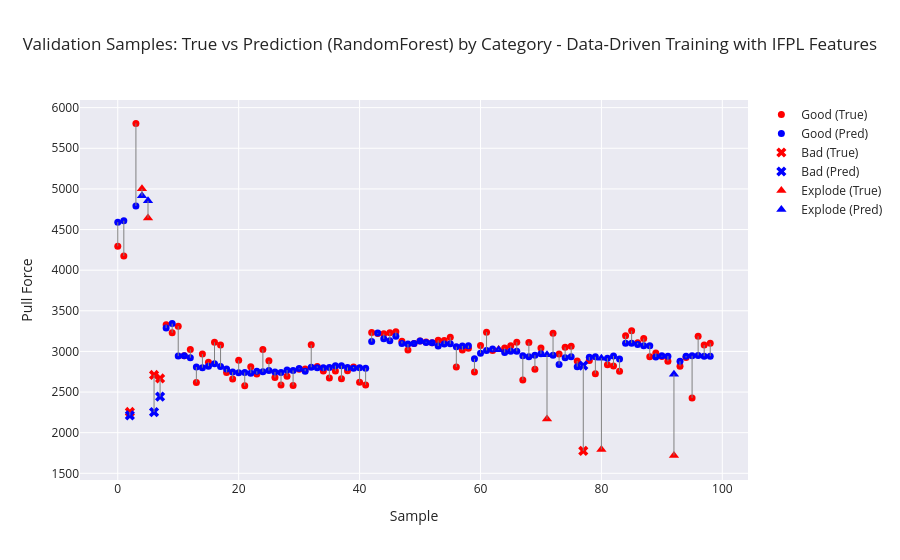

Notebook code for this chart:
### Code cell
# Category array (must be aligned with y_dev)
categories = dev_df.groupby("Sample ID")["Category"].first().values

plot_visualizer(
    true_vals=y_dev,
    pred_vals=predictions,
    categories=categories,
    title=f"Validation Samples: True vs Prediction ({model}) by Category - Data-Driven Training with IFPL Features"
)

### Figure 1 — Plotly figure (JSON) as saved in the notebook; plotly's stock layout.template omitted (floating-point values rounded to 4 significant figures)
{"data": [{"marker": {"color": "red", "size": 7, "symbol": "circle"}, "mode": "markers", "name": "Good (True)", "type": "scatter", "x": [0, 1, 3, 8, 9, 10, 11, 12, 13, 14, 15, 16, 17, 18, 19, 20, 21, 22, 23, 24, 25, 26, 27, 28, 29, 30, 31, 32, 33, 34, 35, 36, 37, 38, 39, 40, 41, 42, 43, 44, 45, 46, 47, 48, 49, 50, 51, 52, 53, 54, 55, 56, 57, 58, 59, 60, 61, 62, 64, 65, 66, 67, 68, 69, 70, 72, 73, 74, 75, 76, 78, 79, 81, 82, 83, 84, 85, 86, 87, 88, 89, 90, 91, 93, 94, 95, 96, 97, 98], "y": [4294.0, 4174.0, 5806.0, 3328.0, 3229.0, 3311.0, 2948.0, 3022.0, 2618.0, 2967.0, 2867.0, 3112.0, 3078.0, 2741.0, 2659.0, 2891.0, 2578.0, 2810.0, 2723.0, 3025.0, 2884.0, 2680.0, 2587.0, 2696.0, 2582.0, 2782.0, 2782.0, 3081.0, 2815.0, 2760.0, 2674.0, 2758.0, 2664.0, 2762.0, 2809.0, 2620.0, 2588.0, 3233.0, 3220.0, 3218.0, 3229.0, 3242.0, 3124.0, 3016.0, 3099.0, 3129.0, 3117.0, 3107.0, 3136.0, 3135.0, 3175.0, 2807.0, 3016.0, 3040.0, 2746.0, 3074.0, 3237.0, 3012.0, 3043.0, 3069.0, 3113.0, 2648.0, 3110.0, 2781.0, 3041.0, 3223.0, 2969.0, 3050.0, 3064.0, 2883.0, 2889.0, 2727.0, 2837.0, 2821.0, 2757.0, 3192.0, 3254.0, 3106.0, 3158.0, 2934.0, 2979.0, 2938.0, 2879.0, 2816.0, 2925.0, 2426.0, 3187.0, 3078.0, 3100.0]}, {"marker": {"color": "blue", "size": 7, "symbol": "circle"}, "mode": "markers", "name": "Good (Pred)", "type": "scatter", "x": [0, 1, 3, 8, 9, 10, 11, 12, 13, 14, 15, 16, 17, 18, 19, 20, 21, 22, 23, 24, 25, 26, 27, 28, 29, 30, 31, 32, 33, 34, 35, 36, 37, 38, 39, 40, 41, 42, 43, 44, 45, 46, 47, 48, 49, 50, 51, 52, 53, 54, 55, 56, 57, 58, 59, 60, 61, 62, 64, 65, 66, 67, 68, 69, 70, 72, 73, 74, 75, 76, 78, 79, 81, 82, 83, 84, 85, 86, 87, 88, 89, 90, 91, 93, 94, 95, 96, 97, 98], "y": [4590.0, 4608.0, 4791.0, 3287.0, 3343.0, 2943.0, 2946.0, 2923.0, 2808.0, 2800.0, 2819.0, 2847.0, 2813.0, 2784.0, 2746.0, 2738.0, 2741.0, 2732.0, 2755.0, 2749.0, 2765.0, 2747.0, 2741.0, 2770.0, 2766.0, 2790.0, 2757.0, 2806.0, 2799.0, 2799.0, 2802.0, 2824.0, 2824.0, 2802.0, 2793.0, 2800.0, 2793.0, 3121.0, 3227.0, 3155.0, 3130.0, 3185.0, 3098.0, 3092.0, 3096.0, 3128.0, 3110.0, 3105.0, 3066.0, 3091.0, 3094.0, 3057.0, 3067.0, 3071.0, 2909.0, 2979.0, 3012.0, 3031.0, 2987.0, 3002.0, 3002.0, 2947.0, 2936.0, 2953.0, 2971.0, 2953.0, 2838.0, 2921.0, 2935.0, 2813.0, 2930.0, 2934.0, 2916.0, 2944.0, 2906.0, 3102.0, 3102.0, 3086.0, 3071.0, 3071.0, 2931.0, 2946.0, 2942.0, 2879.0, 2942.0, 2946.0, 2951.0, 2942.0, 2942.0]}, {"marker": {"color": "red", "size": 9, "symbol": "x"}, "mode": "markers", "name": "Bad (True)", "type": "scatter", "x": [2, 6, 7, 77], "y": [2255.0, 2710.0, 2667.0, 1776.0]}, {"marker": {"color": "blue", "size": 9, "symbol": "x"}, "mode": "markers", "name": "Bad (Pred)", "type": "scatter", "x": [2, 6, 7, 77], "y": [2213.0, 2253.0, 2444.0, 2826.0]}, {"marker": {"color": "red", "size": 9, "symbol": "triangle-up"}, "mode": "markers", "name": "Explode (True)", "type": "scatter", "x": [4, 5, 63, 71, 80, 92], "y": [5002.0, 4643.0, 3025.0, 2168.0, 1794.0, 1721.0]}, {"marker": {"color": "blue", "size": 9, "symbol": "triangle-up"}, "mode": "markers", "name": "Explode (Pred)", "type": "scatter", "x": [4, 5, 63, 71, 80, 92], "y": [4916.0, 4853.0, 3020.0, 2958.0, 2916.0, 2718.0]}, {"line": {"color": "gray", "width": 1}, "mode": "lines", "showlegend": false, "type": "scatter", "x": [0, 0], "y": [4294.0, 4590.0]}, {"line": {"color": "gray", "width": 1}, "mode": "lines", "showlegend": false, "type": "scatter", "x": [1, 1], "y": [4174.0, 4608.0]}, {"line": {"color": "gray", "width": 1}, "mode": "lines", "showlegend": false, "type": "scatter", "x": [2, 2], "y": [2255.0, 2213.0]}, {"line": {"color": "gray", "width": 1}, "mode": "lines", "showlegend": false, "type": "scatter", "x": [3, 3], "y": [5806.0, 4791.0]}, {"line": {"color": "gray", "width": 1}, "mode": "lines", "showlegend": false, "type": "scatter", "x": [4, 4], "y": [5002.0, 4916.0]}, {"line": {"color": "gray", "width": 1}, "mode": "lines", "showlegend": false, "type": "scatter", "x": [5, 5], "y": [4643, 4853.0]}, {"line": {"color": "gray", "width": 1}, "mode": "lines", "showlegend": false, "type": "scatter", "x": [6, 6], "y": [2710.0, 2253.0]}, {"line": {"color": "gray", "width": 1}, "mode": "lines", "showlegend": false, "type": "scatter", "x": [7, 7], "y": [2667.0, 2444.0]}, {"line": {"color": "gray", "width": 1}, "mode": "lines", "showlegend": false, "type": "scatter", "x": [8, 8], "y": [3328.0, 3287.0]}, {"line": {"color": "gray", "width": 1}, "mode": "lines", "showlegend": false, "type": "scatter", "x": [9, 9], "y": [3229.0, 3343.0]}, {"line": {"color": "gray", "width": 1}, "mode": "lines", "showlegend": false, "type": "scatter", "x": [10, 10], "y": [3311.0, 2943.0]}, {"line": {"color": "gray", "width": 1}, "mode": "lines", "showlegend": false, "type": "scatter", "x": [11, 11], "y": [2948, 2946.0]}, {"line": {"color": "gray", "width": 1}, "mode": "lines", "showlegend": false, "type": "scatter", "x": [12, 12], "y": [3022.0, 2923.0]}, {"line": {"color": "gray", "width": 1}, "mode": "lines", "showlegend": false, "type": "scatter", "x": [13, 13], "y": [2618.0, 2808.0]}, {"line": {"color": "gray", "width": 1}, "mode": "lines", "showlegend": false, "type": "scatter", "x": [14, 14], "y": [2967.0, 2800.0]}, {"line": {"color": "gray", "width": 1}, "mode": "lines", "showlegend": false, "type": "scatter", "x": [15, 15], "y": [2867.0, 2819.0]}, {"line": {"color": "gray", "width": 1}, "mode": "lines", "showlegend": false, "type": "scatter", "x": [16, 16], "y": [3112.0, 2847.0]}, {"line": {"color": "gray", "width": 1}, "mode": "lines", "showlegend": false, "type": "scatter", "x": [17, 17], "y": [3078.0, 2813.0]}, {"line": {"color": "gray", "width": 1}, "mode": "lines", "showlegend": false, "type": "scatter", "x": [18, 18], "y": [2741.0, 2784.0]}, {"line": {"color": "gray", "width": 1}, "mode": "lines", "showlegend": false, "type": "scatter", "x": [19, 19], "y": [2659.0, 2746.0]}, {"line": {"color": "gray", "width": 1}, "mode": "lines", "showlegend": false, "type": "scatter", "x": [20, 20], "y": [2891.0, 2738.0]}, {"line": {"color": "gray", "width": 1}, "mode": "lines", "showlegend": false, "type": "scatter", "x": [21, 21], "y": [2578.0, 2741.0]}, {"line": {"color": "gray", "width": 1}, "mode": "lines", "showlegend": false, "type": "scatter", "x": [22, 22], "y": [2810.0, 2732.0]}, {"line": {"color": "gray", "width": 1}, "mode": "lines", "showlegend": false, "type": "scatter", "x": [23, 23], "y": [2723.0, 2755.0]}, {"line": {"color": "gray", "width": 1}, "mode": "lines", "showlegend": false, "type": "scatter", "x": [24, 24], "y": [3025.0, 2749.0]}, {"line": {"color": "gray", "width": 1}, "mode": "lines", "showlegend": false, "type": "scatter", "x": [25, 25], "y": [2884.0, 2765.0]}, {"line": {"color": "gray", "width": 1}, "mode": "lines", "showlegend": false, "type": "scatter", "x": [26, 26], "y": [2680.0, 2747.0]}, {"line": {"color": "gray", "width": 1}, "mode": "lines", "showlegend": false, "type": "scatter", "x": [27, 27], "y": [2587.0, 2741.0]}, {"line": {"color": "gray", "width": 1}, "mode": "lines", "showlegend": false, "type": "scatter", "x": [28, 28], "y": [2696.0, 2770.0]}, {"line": {"color": "gray", "width": 1}, "mode": "lines", "showlegend": false, "type": "scatter", "x": [29, 29], "y": [2582, 2766.0]}, {"line": {"color": "gray", "width": 1}, "mode": "lines", "showlegend": false, "type": "scatter", "x": [30, 30], "y": [2782.0, 2790.0]}, {"line": {"color": "gray", "width": 1}, "mode": "lines", "showlegend": false, "type": "scatter", "x": [31, 31], "y": [2782.0, 2757.0]}, {"line": {"color": "gray", "width": 1}, "mode": "lines", "showlegend": false, "type": "scatter", "x": [32, 32], "y": [3081.0, 2806.0]}, {"line": {"color": "gray", "width": 1}, "mode": "lines", "showlegend": false, "type": "scatter", "x": [33, 33], "y": [2815.0, 2799.0]}, {"line": {"color": "gray", "width": 1}, "mode": "lines", "showlegend": false, "type": "scatter", "x": [34, 34], "y": [2760.0, 2799.0]}, {"line": {"color": "gray", "width": 1}, "mode": "lines", "showlegend": false, "type": "scatter", "x": [35, 35], "y": [2674.0, 2802.0]}, {"line": {"color": "gray", "width": 1}, "mode": "lines", "showlegend": false, "type": "scatter", "x": [36, 36], "y": [2758.0, 2824.0]}, {"line": {"color": "gray", "width": 1}, "mode": "lines", "showlegend": false, "type": "scatter", "x": [37, 37], "y": [2664.0, 2824.0]}, {"line": {"color": "gray", "width": 1}, "mode": "lines", "showlegend": false, "type": "scatter", "x": [38, 38], "y": [2762, 2802.0]}, {"line": {"color": "gray", "width": 1}, "mode": "lines", "showlegend": false, "type": "scatter", "x": [39, 39], "y": [2809.0, 2793.0]}, {"line": {"color": "gray", "width": 1}, "mode": "lines", "showlegend": false, "type": "scatter", "x": [40, 40], "y": [2620.0, 2800.0]}, {"line": {"color": "gray", "width": 1}, "mode": "lines", "showlegend": false, "type": "scatter", "x": [41, 41], "y": [2588, 2793.0]}, {"line": {"color": "gray", "width": 1}, "mode": "lines", "showlegend": false, "type": "scatter", "x": [42, 42], "y": [3233.0, 3121.0]}, {"line": {"color": "gray", "width": 1}, "mode": "lines", "showlegend": false, "type": "scatter", "x": [43, 43], "y": [3220.0, 3227.0]}, {"line": {"color": "gray", "width": 1}, "mode": "lines", "showlegend": false, "type": "scatter", "x": [44, 44], "y": [3218.0, 3155.0]}, {"line": {"color": "gray", "width": 1}, "mode": "lines", "showlegend": false, "type": "scatter", "x": [45, 45], "y": [3229.0, 3130.0]}, {"line": {"color": "gray", "width": 1}, "mode": "lines", "showlegend": false, "type": "scatter", "x": [46, 46], "y": [3242.0, 3185.0]}, {"line": {"color": "gray", "width": 1}, "mode": "lines", "showlegend": false, "type": "scatter", "x": [47, 47], "y": [3124.0, 3098.0]}, {"line": {"color": "gray", "width": 1}, "mode": "lines", "showlegend": false, "type": "scatter", "x": [48, 48], "y": [3016.0, 3092.0]}, {"line": {"color": "gray", "width": 1}, "mode": "lines", "showlegend": false, "type": "scatter", "x": [49, 49], "y": [3099.0, 3096.0]}, {"line": {"color": "gray", "width": 1}, "mode": "lines", "showlegend": false, "type": "scatter", "x": [50, 50], "y": [3129.0, 3128.0]}, {"line": {"color": "gray", "width": 1}, "mode": "lines", "showlegend": false, "type": "scatter", "x": [51, 51], "y": [3117.0, 3110.0]}, {"line": {"color": "gray", "width": 1}, "mode": "lines", "showlegend": false, "type": "scatter", "x": [52, 52], "y": [3107.0, 3105.0]}, {"line": {"color": "gray", "width": 1}, "mode": "lines", "showlegend": false, "type": "scatter", "x": [53, 53], "y": [3136.0, 3066.0]}, {"line": {"color": "gray", "width": 1}, "mode": "lines", "showlegend": false, "type": "scatter", "x": [54, 54], "y": [3135.0, 3091.0]}, {"line": {"color": "gray", "width": 1}, "mode": "lines", "showlegend": false, "type": "scatter", "x": [55, 55], "y": [3175.0, 3094.0]}, {"line": {"color": "gray", "width": 1}, "mode": "lines", "showlegend": false, "type": "scatter", "x": [56, 56], "y": [2807.0, 3057.0]}, {"line": {"color": "gray", "width": 1}, "mode": "lines", "showlegend": false, "type": "scatter", "x": [57, 57], "y": [3016.0, 3067.0]}, {"line": {"color": "gray", "width": 1}, "mode": "lines", "showlegend": false, "type": "scatter", "x": [58, 58], "y": [3040.0, 3071.0]}, {"line": {"color": "gray", "width": 1}, "mode": "lines", "showlegend": false, "type": "scatter", "x": [59, 59], "y": [2746.0, 2909.0]}, {"line": {"color": "gray", "width": 1}, "mode": "lines", "showlegend": false, "type": "scatter", "x": [60, 60], "y": [3074.0, 2979.0]}, {"line": {"color": "gray", "width": 1}, "mode": "lines", "showlegend": false, "type": "scatter", "x": [61, 61], "y": [3237.0, 3012.0]}, {"line": {"color": "gray", "width": 1}, "mode": "lines", "showlegend": false, "type": "scatter", "x": [62, 62], "y": [3012, 3031.0]}, {"line": {"color": "gray", "width": 1}, "mode": "lines", "showlegend": false, "type": "scatter", "x": [63, 63], "y": [3025.0, 3020.0]}, {"line": {"color": "gray", "width": 1}, "mode": "lines", "showlegend": false, "type": "scatter", "x": [64, 64], "y": [3043.0, 2987.0]}, {"line": {"color": "gray", "width": 1}, "mode": "lines", "showlegend": false, "type": "scatter", "x": [65, 65], "y": [3069.0, 3002.0]}, {"line": {"color": "gray", "width": 1}, "mode": "lines", "showlegend": false, "type": "scatter", "x": [66, 66], "y": [3113.0, 3002.0]}, {"line": {"color": "gray", "width": 1}, "mode": "lines", "showlegend": false, "type": "scatter", "x": [67, 67], "y": [2648.0, 2947.0]}, {"line": {"color": "gray", "width": 1}, "mode": "lines", "showlegend": false, "type": "scatter", "x": [68, 68], "y": [3110.0, 2936.0]}, {"line": {"color": "gray", "width": 1}, "mode": "lines", "showlegend": false, "type": "scatter", "x": [69, 69], "y": [2781.0, 2953.0]}, {"line": {"color": "gray", "width": 1}, "mode": "lines", "showlegend": false, "type": "scatter", "x": [70, 70], "y": [3041.0, 2971.0]}, {"line": {"color": "gray", "width": 1}, "mode": "lines", "showlegend": false, "type": "scatter", "x": [71, 71], "y": [2168.0, 2958.0]}, {"line": {"color": "gray", "width": 1}, "mode": "lines", "showlegend": false, "type": "scatter", "x": [72, 72], "y": [3223.0, 2953.0]}, {"line": {"color": "gray", "width": 1}, "mode": "lines", "showlegend": false, "type": "scatter", "x": [73, 73], "y": [2969, 2838.0]}, {"line": {"color": "gray", "width": 1}, "mode": "lines", "showlegend": false, "type": "scatter", "x": [74, 74], "y": [3050.0, 2921.0]}, {"line": {"color": "gray", "width": 1}, "mode": "lines", "showlegend": false, "type": "scatter", "x": [75, 75], "y": [3064.0, 2935.0]}, {"line": {"color": "gray", "width": 1}, "mode": "lines", "showlegend": false, "type": "scatter", "x": [76, 76], "y": [2883.0, 2813.0]}, {"line": {"color": "gray", "width": 1}, "mode": "lines", "showlegend": false, "type": "scatter", "x": [77, 77], "y": [1776.0, 2826.0]}, {"line": {"color": "gray", "width": 1}, "mode": "lines", "showlegend": false, "type": "scatter", "x": [78, 78], "y": [2889.0, 2930.0]}, {"line": {"color": "gray", "width": 1}, "mode": "lines", "showlegend": false, "type": "scatter", "x": [79, 79], "y": [2727.0, 2934.0]}, {"line": {"color": "gray", "width": 1}, "mode": "lines", "showlegend": false, "type": "scatter", "x": [80, 80], "y": [1794.0, 2916.0]}, {"line": {"color": "gray", "width": 1}, "mode": "lines", "showlegend": false, "type": "scatter", "x": [81, 81], "y": [2837.0, 2916.0]}, {"line": {"color": "gray", "width": 1}, "mode": "lines", "showlegend": false, "type": "scatter", "x": [82, 82], "y": [2821.0, 2944.0]}, {"line": {"color": "gray", "width": 1}, "mode": "lines", "showlegend": false, "type": "scatter", "x": [83, 83], "y": [2757.0, 2906.0]}, {"line": {"color": "gray", "width": 1}, "mode": "lines", "showlegend": false, "type": "scatter", "x": [84, 84], "y": [3192.0, 3102.0]}, {"line": {"color": "gray", "width": 1}, "mode": "lines", "showlegend": false, "type": "scatter", "x": [85, 85], "y": [3254.0, 3102.0]}, {"line": {"color": "gray", "width": 1}, "mode": "lines", "showlegend": false, "type": "scatter", "x": [86, 86], "y": [3106.0, 3086.0]}, {"line": {"color": "gray", "width": 1}, "mode": "lines", "showlegend": false, "type": "scatter", "x": [87, 87], "y": [3158, 3071.0]}, {"line": {"color": "gray", "width": 1}, "mode": "lines", "showlegend": false, "type": "scatter", "x": [88, 88], "y": [2934.0, 3071.0]}, {"line": {"color": "gray", "width": 1}, "mode": "lines", "showlegend": false, "type": "scatter", "x": [89, 89], "y": [2979.0, 2931.0]}, {"line": {"color": "gray", "width": 1}, "mode": "lines", "showlegend": false, "type": "scatter", "x": [90, 90], "y": [2938.0, 2946.0]}, {"line": {"color": "gray", "width": 1}, "mode": "lines", "showlegend": false, "type": "scatter", "x": [91, 91], "y": [2879.0, 2942.0]}, {"line": {"color": "gray", "width": 1}, "mode": "lines", "showlegend": false, "type": "scatter", "x": [92, 92], "y": [1721.0, 2718.0]}, {"line": {"color": "gray", "width": 1}, "mode": "lines", "showlegend": false, "type": "scatter", "x": [93, 93], "y": [2816.0, 2879.0]}, {"line": {"color": "gray", "width": 1}, "mode": "lines", "showlegend": false, "type": "scatter", "x": [94, 94], "y": [2925.0, 2942.0]}, {"line": {"color": "gray", "width": 1}, "mode": "lines", "showlegend": false, "type": "scatter", "x": [95, 95], "y": [2426.0, 2946.0]}, {"line": {"color": "gray", "width": 1}, "mode": "lines", "showlegend": false, "type": "scatter", "x": [96, 96], "y": [3187.0, 2951.0]}, {"line": {"color": "gray", "width": 1}, "mode": "lines", "showlegend": false, "type": "scatter", "x": [97, 97], "y": [3078.0, 2942.0]}, {"line": {"color": "gray", "width": 1}, "mode": "lines", "showlegend": false, "type": "scatter", "x": [98, 98], "y": [3100, 2942.0]}], "layout": {"title": {"text": "Validation Samples: True vs Prediction (RandomForest) by Category - Data-Driven Training with IFPL Features"}, "xaxis": {"title": {"text": "Sample"}}, "yaxis": {"title": {"text": "Pull Force"}}}}
